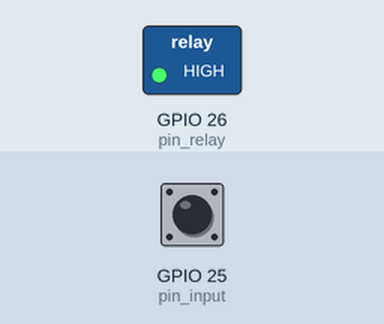
Simulated run of this sketch. Board: ESP32. Parts: switched loads named in the sketch (green lamp = pin HIGH). Dashed ring = blinking. The test bench sets the inputs (shaded band); at power-on: GPIO 25 (pin_input) HIGH. What the sketch prints to the serial monitor is not drawn.

Above: at 1.2 s.
1.3 s: GPIO 25 (pin_input) pulled LOW for 0.15 s
Timing chart, 0 to 10.3 s (numbered marks = the images above; inputs shaded):
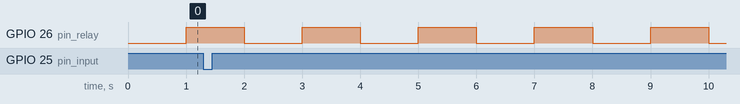

The sketch:

4-1-6.ino
```cpp
const int pin_relay = 26;
const int pin_input = 25;
const int period = 1000;

static unsigned long last_toggle = 0;
static bool relay_state = false;
static int last_input = HIGH;

void setup() {
    Serial.begin(115200);
    pinMode(pin_relay, OUTPUT);
    pinMode(pin_input, INPUT_PULLUP);
}

void loop() {

    unsigned long now = millis();

    // Bangkitkan sinyal kotak
    if (now - last_toggle >= period) {
        relay_state = !relay_state;
        digitalWrite(pin_relay, relay_state);                  // catat waktu kontrol
        last_toggle = now;
    }

    // Baca output relay dan hitung selisih
    int input_level = digitalRead(pin_input);
    if (input_level != last_input) {
        unsigned long t_response = millis();
        Serial.printf("Feedback: %d | Delay = %lu ms\n",
                      input_level, t_response - last_toggle);
        last_input = input_level;
    }
}
```

Measured:
- by itself, GPIO 26 (pin_relay): alternates HIGH for 1.0 s and LOW for 1.0 s
